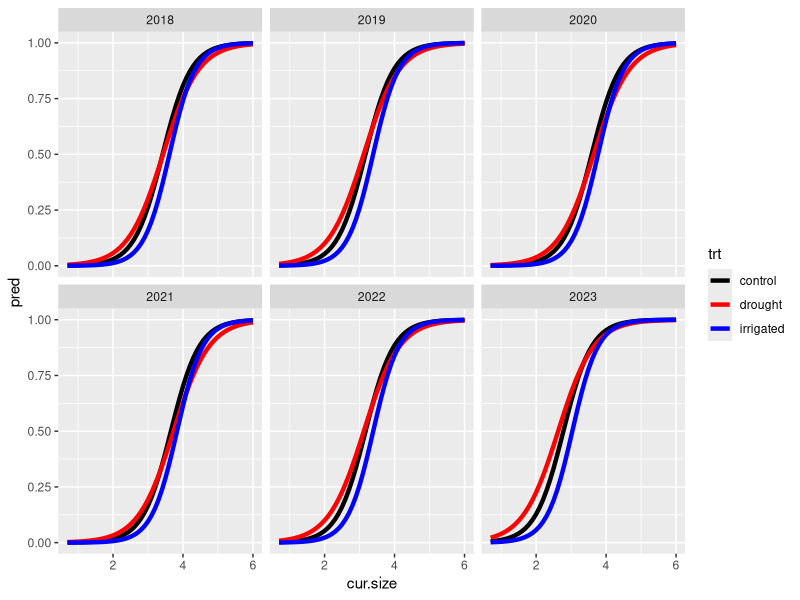
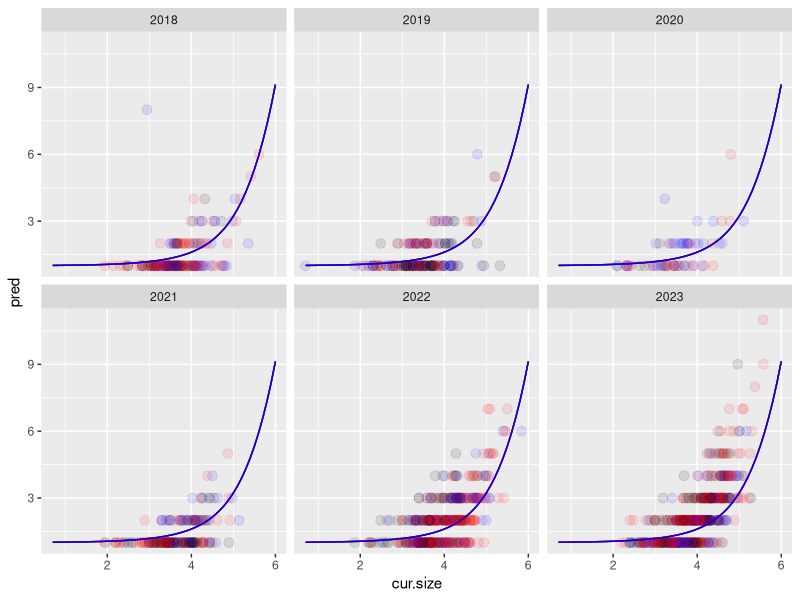

Write the R code that produced these figures, in order. (Note: this script raises an error after producing the figures.)
#-------------------------------------------------------------------
# Script for fitting reproductive/fecundity kernel
# Involves multiple steps:
# - Probability of flowering
# - Number of umbels produced
# - Probability of umbels surviving
# - Seeds per umbel
# - Size distribution of new recruits
# Current plan is to use these to back-estimate seedling recruitment.
# Using rule: fixed effects for models with only three years of data, random
# effects if we have ~6-7 years of data
# (because of this, not testing for year-treatment interactions)
# - SN init 5 Mar 2024
#-------------------------------------------------------------------


#-------------------------------------------------------------------
# Setup

##### Load packages

library(glmmTMB)
library(ggplot2)
library(lme4)
library(dplyr)
library(tidyr)
library(cowplot)

##### Clear namespace
rm(list = ls())

##### Load in and process data

### Flowering probability data (from processed demo, all years)
demo = read.csv('01_data_cleaning/out/demo_imputed_survival.csv')

# Demo for flowering dataset
demo.for.flowering = merge(
  x = demo %>%
    # Filter out only surviving plants
    filter(surv) %>%
    # Filter out 2016 plants (size measurements are not reliable)
    filter(Year > 2016) %>%
    # Select columns for year-of data
    select(Year, plantid, Plot, trt, No.umbels, No.leaves, Leaf.length),
  y = demo %>%
    # Filter out only surviving plants
    filter(surv) %>%
    # Filter out 2016 plants (size measurements are not reliable)
    filter(Year > 2016) %>%
    # Add column for year matching
    mutate(Year.match = Year + 1) %>% 
    # Select relevant columns
    select(Year.match, plantid, No.umbels, No.leaves, Leaf.length),
  by.x = c('Year', 'plantid'), by.y = c('Year.match', 'plantid'),
  suffixes = c('', '.prev')
) %>%
  mutate(Year = factor(Year))

# Make a data frame with size - here, subset to include only plants for which we
# have a prior *and* a current size
demo.for.flowering.both.sizes = demo.for.flowering %>%
  # Filter out only plants with a previous measurement
  filter(!is.na(No.leaves.prev) & !is.na(Leaf.length.prev) & No.leaves.prev > 0) %>%
  # Filter out plants with a current demo measurement
  filter(!is.na(No.leaves) & !is.na(Leaf.length) & No.leaves > 0) %>%
  # Add size columns
  mutate(
    prev.size = log(No.leaves.prev * Leaf.length.prev),
    cur.size = log(No.leaves * Leaf.length)
  ) %>%
  select(-c(No.leaves, No.leaves.prev, Leaf.length, Leaf.length.prev)) %>%
  # Replace NAs with zero
  mutate(
    across(contains('umbel'), function(x) ifelse(is.na(x), 0, x)),
    prev.flower = No.umbels.prev > 0,
    flowering = No.umbels > 0
  )

# Here, subset the dataset to include only plants with a current size
demo.for.flowering = demo.for.flowering %>%
  # Filter out plants with a current demo measurement
  filter(!is.na(No.leaves) & !is.na(Leaf.length) & No.leaves > 0) %>%
  # Add size columns
  mutate(cur.size = log(No.leaves * Leaf.length)) %>%
  select(-c(No.leaves, No.leaves.prev, Leaf.length, Leaf.length.prev)) %>%
  # Replace NAs with zero
  mutate(
    across(contains('umbel'), function(x) ifelse(is.na(x), 0, x)),
    prev.flower = No.umbels.prev > 0,
    flowering = No.umbels > 0
  )

### Distribution of umbels per flowering plant

demo.for.umbel.counts = demo.for.flowering %>%
  filter(flowering) %>%
  select(-flowering)

### Probability of umbel surviving

# Load in phen-demo dataset (for plants matched in both phenology and demography
# data, 2021-2023 so far)
phen.demo = read.csv('01_data_cleaning/out/phen_demo_for_umbel_survival.csv') %>%
  # Change missing umbel counts to zero
  mutate(n.demo.umbels = ifelse(is.na(n.demo.umbels), 0, n.demo.umbels)) %>%
  # Center phenology
  mutate(centered.phen = init.doy - round(mean(init.doy))) %>%
  mutate(Year = factor(Year))

# Get a dataset for umbel success, with mean bud date and number of
# living/dead buds per plant
umbel.fate = phen.demo %>%
  # Get mean budding date for each plant
  group_by(Year, tagplot) %>%
  mutate(mean.doy = mean(init.doy)) %>%
  ungroup() %>%
  # Distinct here because we need only one row per plant
  distinct(Year, tagplot, .keep_all = TRUE) %>%
  # Center the phenology column to help with model convergence
  mutate(centered.phen = mean.doy - round(mean(mean.doy))) %>%
  # Make successful umbel column
  mutate(n.succ.umbels = n.phen.umbels - n.lost.umbels) %>%
  # Year to factor
  mutate(Year = factor(Year))

### Seed set per umbel

# Need to lead in seed-phen-demo dataset, which includes one row per umbel on
# plants appearing in each of seed, phen, and demo (2021 and later) - although
# I'll filter out plants not matched to all datasets just to be safe
seed.phen.demo = read.csv('01_data_cleaning/out/seed_phen_demo_combined.csv') %>%
  # Remove plants that are missing phen
  filter(!is.na(mean.bud.day)) %>%
  # Remove plants that are missing from seed
  filter(!is.na(no.seeds)) %>%
  # Add centered phen column
  mutate(centered.phen = mean.bud.day - round(mean(mean.bud.day))) %>%
  mutate(Year = factor(Year))

# Removing the lost umbels (accounted for in the umbel fate model)
seed.phen.demo = rbind(
  # All umbels with a non-zero number of seeds...
  seed.phen.demo %>% filter(no.seeds > 0),
  # and all umbels with zero seeds, but removing dead umbels from phen
  seed.phen.demo %>%
    filter(!no.seeds) %>%
    group_by(tagplot, Year) %>%
    filter((1:n()) > n.lost.umbel) %>%
    ungroup()
)

### Umbel phenology dataset

phen = merge(
    x = read.csv('01_data_cleaning/out/phenology_buds_deaths_all.csv'), 
    y = phen.demo %>% distinct(tagplot, plantid.phen),
    by.x = 'plantid', by.y = 'plantid.phen'
  ) %>%
  # Filter out only new umbels (i.e., buds)
  filter(varb %in% 'new') %>%
  select(-varb) %>%
  mutate(Year = factor(year)) %>%
  select(-year)
  
### New recruit size distribution

# Subset the demo dataset to include 
# - plants seen for the first time (post-2017)
# - with one leaf only
# - and not flowering

recruits = demo %>%
  # Get plants seen only for the first time
  filter(!duplicated(plantid)) %>%
  # Remove 2016 and 2017 plants
  filter(Year > 2017) %>%
  # Get plants with only one leaf
  filter(No.leaves < 2, !is.na(No.leaves)) %>%
  # Get plants that are not flowering
  filter(!No.umbels | is.na(No.umbels)) %>%
  mutate(Year = factor(Year))


#-------------------------------------------------------------------
# Fit models for probability of flowering

# First check: which is better, using current size or prior size as a predictor

s_0 = glmer(
  formula = flowering ~ (1 | Plot / plantid) + (1 | Year),
  family = 'binomial',
  data = demo.for.flowering.both.sizes
)

s_cur = glmer(
  formula = flowering ~ cur.size + (1 | Plot / plantid) + (1 | Year),
  family = 'binomial',
  data = demo.for.flowering.both.sizes
)

s_pre = glmer(
  formula = flowering ~ prev.size + (1 | Plot / plantid) + (1 | Year),
  family = 'binomial',
  data = demo.for.flowering.both.sizes
)

AIC(s_0, s_cur, s_pre) %>% mutate(daic = round(AIC - min(AIC), 2))
# Use current size

# Formulae to test
flow.mod.forms = c(
  'flowering ~ cur.size + (1 | Year)',
  'flowering ~ (cur.size | Year)',
  'flowering ~ cur.size + trt +  (1 | Year)',
  'flowering ~ cur.size * trt +  (1 | Year)',
  'flowering ~ trt +  (cur.size | Year)'
) %>%
  paste('+ (1 | Plot / plantid)')

flow.mod.list = vector('list', length = length(flow.mod.forms))

for (j in 1:length(flow.mod.forms)) {
  print(j)
  flow.mod.list[[j]] = glmer(
    formula = flow.mod.forms[j],
    family = 'binomial',
    data = demo.for.flowering,
    control = glmerControl(optimizer = 'bobyqa', optCtrl = list(maxfun = 1e6)) 
  )
}
# No warnings. Very cool.

data.frame(
  AIC = sapply(flow.mod.list, AIC) %>% unlist(),
  form = flow.mod.forms
) %>%
  mutate(daic = round(AIC - min(AIC), 2))
# Of these models, best has size-treatment interaction

# Best fixed effects model:
# f_sy_ty_st = glmer(
#   formula = 'flowering ~ cur.size * trt + trt * Year + cur.size * Year + (1 | Plot / plantid)',
#   family = 'binomial',
#   data = demo.for.flowering,
#   control = glmerControl(optimizer = 'bobyqa', optCtrl = list(maxfun = 1e6)) 
# )

f_st_y = glmer(
  formula = flowering ~ cur.size * trt +  (1 | Year) + (1 | Plot / plantid),
  family = 'binomial',
  data = demo.for.flowering,
  control = glmerControl(optimizer = 'bobyqa', optCtrl = list(maxfun = 1e6)) 
)

summary(f_st_y)

# Try to plot results... this will be very funny.

range(demo.for.flowering$cur.size)

expand.grid(
  Year = factor(2018:2023),
  trt = c('control', 'drought', 'irrigated'),
  cur.size = (7:60)/10
) %>%
  mutate(
    pred = predict(
      f_st_y,
      newdata = ., type = 'response', 
      re.form = ~ (1 | Year), allow.new.levels = TRUE
    )
  ) %>%
  ggplot(aes(x = cur.size, y = pred, colour = trt)) +
  geom_line(linewidth = 1.5) +
  scale_colour_manual(values = c('black', 'red', 'blue')) +
  facet_wrap(~ Year)

# Jeez. That's not pretty.
# Seems like in most (but not all) years drought plants are less likely to flower.

# Will take some thought to think about how to get annual variation...

#-------------------------------------------------------------------
# Fit models for number of umbels per plant

# Here: need glmmTMB for zero-truncated model

# Test for effect of size

n_0 = glmmTMB(
  formula = No.umbels ~ (1 | Plot / plantid) + (1 | Year),
  family = 'truncated_poisson',
  data = demo.for.umbel.counts
)

n_s = glmmTMB(
  formula = No.umbels ~ cur.size +  (1 | Plot / plantid) + (1 | Year),
  family = 'truncated_poisson',
  data = demo.for.umbel.counts
)

AIC(n_s, n_0)
# Huge effect of size, unsurprisingly

# Compare fixed and random effects models

# n_fix = glmmTMB(
#   formula = No.umbels ~ cur.size + Year + (1 | Plot / plantid),
#   family = 'truncated_poisson',
#   data = demo.for.umbel.counts
# )

# AIC(n_fix, n_s)
# Fixed effects it is.

# Using a for loop won't work here... need to fit models separately.

# Treatment effect

n_s_y = glmmTMB(
  formula = No.umbels ~ cur.size + (1 | Year) + (1 | Plot / plantid),
  family = 'truncated_poisson',
  data = demo.for.umbel.counts
) 

n_sy = glmmTMB(
  formula = No.umbels ~  (cur.size | Year) + (1 | Plot / plantid),
  family = 'truncated_poisson',
  data = demo.for.umbel.counts
)

AIC(n_sy, n_s_y)
# No size-year interaction (thus far)

n_s_t_y = glmmTMB(
  formula = No.umbels ~ cur.size + trt +  (1 | Year) + (1 | Plot / plantid),
  family = 'truncated_poisson',
  data = demo.for.umbel.counts
)

n_st_y = glmmTMB(
  formula = No.umbels ~ cur.size * trt +  (1 | Year) + (1 | Plot / plantid),
  family = 'truncated_poisson',
  data = demo.for.umbel.counts
)

AIC(n_s_y, n_s_t_y, n_st_y) %>% mutate(daic = round(AIC - min(AIC), 2))
# Looks like a treatment-year effect

# Final model includes: size and treatment-year effects.
summary(n_s_y)
# lmao only one of the year-treatment terms is significant and it's only
# marginal...

expand.grid(
  Year = factor(2018:2023),
  trt = c('control', 'drought', 'irrigated'),
  cur.size = (7:60)/10
) %>%
  mutate(
    pred = predict(
      n_s_y,
      newdata = ., type = 'response', 
      re.form = ~ 0, allow.new.levels = TRUE
    )
  ) %>%
  ggplot(aes(x = cur.size, y = pred)) +
  geom_point(
    data = demo.for.umbel.counts,
    aes(x = cur.size, y = No.umbels, colour = trt),
    alpha = 0.1, size = 3
  ) +
  geom_line(aes(colour = trt)) +
  scale_colour_manual(values = c('black', 'red', 'blue')) +
  facet_wrap(~ Year) +
  theme(legend.position = 'none')

# Lmao no consistency in the rank ordering.
# Come on man.
# And 12 umbels? Come on man.
# Eight umbels for that one plant in 2018... what the heck man.


#-------------------------------------------------------------------
# Fit models for phen + umbel fate

# NOTE: I got a singularity warning when trying to include a random effect of
# tagplot
# Also: using fixed year effects due to low replication

# First, look for size effect

u_0 = glmer(
  formula = cbind(n.succ.umbels, n.lost.umbels) ~ 
    (1 | Plot) + Year,
  family = 'binomial',
  data = umbel.fate
)

u_s = glmer(
  formula = cbind(n.succ.umbels, n.lost.umbels) ~ 
    cur.size + (1 | Plot) + Year,
  family = 'binomial',
  data = umbel.fate
)

AIC(u_s, u_0)
# Yes. There is a size effect. (Bleh)

AIC(u_fix, u_ran)
# Slight (smaller than expected, ~ 5) advantage to fixed effects model

# Models to test:
# - size*year
# - treatment
# - size*treatment
# - year*treatment
# - phen

fate.mod.forms = c(
  'cbind(n.succ.umbels, n.lost.umbels) ~ cur.size + Year',
  'cbind(n.succ.umbels, n.lost.umbels) ~ cur.size * Year',
  'cbind(n.succ.umbels, n.lost.umbels) ~ cur.size + Year + trt',
  'cbind(n.succ.umbels, n.lost.umbels) ~ cur.size * Year + trt',
  'cbind(n.succ.umbels, n.lost.umbels) ~ cur.size * trt + Year',
  'cbind(n.succ.umbels, n.lost.umbels) ~ cur.size * trt + cur.size * Year'
) %>%
  paste('+ (1 | Plot)')

fate.mod.list = vector('list', length = length(fate.mod.forms))

for (j in 1:length(fate.mod.forms)) {
  print(j)
  fate.mod.list[[j]] = glmer(
    formula = fate.mod.forms[j],
    family = 'binomial',
    data = umbel.fate,
    control = glmerControl(optimizer = 'bobyqa', optCtrl = list(maxfun = 1e6))
  )
}

data.frame(
  aic = sapply(fate.mod.list, AIC) %>% unlist(),
  form = fate.mod.forms,
  i = 1:length(fate.mod.forms)
) %>%
  mutate(daic = round(aic - min(aic), 2)) %>%
  arrange(daic)

# Phew! Nice simple model.

# Now test for phen effects.

fate.phen.mod.forms = c(
  'cbind(n.succ.umbels, n.lost.umbels) ~ cur.size + Year',
  'cbind(n.succ.umbels, n.lost.umbels) ~ cur.size + Year + centered.phen',
  'cbind(n.succ.umbels, n.lost.umbels) ~ cur.size + Year + centered.phen * trt',
  'cbind(n.succ.umbels, n.lost.umbels) ~ cur.size + Year + centered.phen * Year',
  'cbind(n.succ.umbels, n.lost.umbels) ~ cur.size + Year + centered.phen * Year + trt * centered.phen'
) %>%
  paste('+ (1 | Plot)')

fate.phen.mod.list = vector('list', length = length(fate.phen.mod.forms))

for (j in 1:length(fate.phen.mod.forms)) {
  print(j)
  fate.phen.mod.list[[j]] = glmer(
    formula = fate.phen.mod.forms[j],
    family = 'binomial',
    data = umbel.fate,
    control = glmerControl(optimizer = 'bobyqa', optCtrl = list(maxfun = 1e6))
  )
}

data.frame(
  aic = sapply(fate.phen.mod.list, AIC) %>% unlist(),
  form = fate.phen.mod.forms,
  i = 1:length(fate.phen.mod.forms)
) %>%
  mutate(daic = round(aic - min(aic), 2)) %>%
  arrange(daic)
# No strong evidence of a treatment effect here either
# But there is a year-varying effect of phenology

u_s_y_py = glmer(
  formula = cbind(n.succ.umbels, n.lost.umbels) ~ (1 | Plot) +
    cur.size + Year + Year * centered.phen,
  family = 'binomial',
  data = umbel.fate,
  control = glmerControl(optimizer = 'bobyqa', optCtrl = list(maxfun = 1e6))
)

summary(u_s_y_py)
# okay, definitely some year-treatment effects here

expand.grid(
  cur.size = 3.7,
  Year = factor(2021:2023),
  centered.phen = -30:30
) %>%
  mutate(
    pred = predict(
      u_s_y_py,
      newdata = ., type = 'response',
      re.form = ~ 0, allow.new.levels = TRUE
    )
  ) %>%
  ggplot(aes(x = centered.phen, y = pred)) +
  geom_line() +
  scale_colour_manual(values = c('black', 'red', 'blue')) +
  facet_wrap(~ Year)

# Similar to prior model result (with year-varying slope)

# What about the effect of size?
expand.grid(
  cur.size = (18:56)/10,
  Year = factor(2021:2023),
  centered.phen = 0
) %>%
  mutate(
    pred = predict(
      u_s_y_py,
      newdata = ., type = 'response',
      re.form = ~ 0, allow.new.levels = TRUE
    )
  ) %>%
  ggplot(aes(x = cur.size, y = pred)) +
  geom_line() +
  scale_colour_manual(values = c('black', 'red', 'blue')) +
  facet_wrap(~ Year)
# Considerable effect of size here!
# Smaller plants much more likely to have umbel death.

# (Note: did not test for phen-size interaction)
# (That's too much stuff!)


#-------------------------------------------------------------------
# Fit models for seeds per umbel

# Singularity issue when trying random effect for plant within plot
# Also doing only fixed effects models here (too few years)

# Test fir effect if size
s_0 = glmer.nb(
  formula = no.seeds ~ (1 | Plot) + Year,
  data = seed.phen.demo
)

s_s = glmer.nb(
  formula = no.seeds ~ cur.size + (1 | Plot) + Year,
  data = seed.phen.demo
)

AIC(s_0, s_s)
# Yep - sizeable effect of size

# Models to test:
seed.mod.forms = c(
  'no.seeds ~ cur.size + Year',
  'no.seeds ~ cur.size * Year',
  'no.seeds ~ cur.size + Year + trt',
  'no.seeds ~ cur.size * Year + trt',
  'no.seeds ~ cur.size * trt + Year',
  'no.seeds ~ cur.size * trt + cur.size * Year'
) %>%
  paste('+ (1 | Plot)')

seed.mod.list = vector('list', length = length(seed.mod.forms))

for (j in 1:length(seed.mod.list)) {
  print(j)
  seed.mod.list[[j]] = glmer.nb(
    formula = seed.mod.forms[j],
    data = seed.phen.demo %>% mutate(cur.size = cur.size - mean(cur.size)),
    control = glmerControl(optimizer = 'bobyqa', optCtrl = list(maxfun = 1e6))
  )
}
# Note: want to include centering in here or else these are slow and don't converge

data.frame(
  aic = sapply(seed.mod.list, AIC) %>% unlist(),
  form = seed.mod.forms,
  i = 1:length(seed.mod.forms)
) %>%
  mutate(daic = round(aic - min(aic), 2)) %>%
  arrange(daic)

# Of course, the complicated model is the best-supported one

s_st_sy = glmer.nb(
  no.seeds ~ cur.size * trt + cur.size * Year + (1 | Plot),
  data = seed.phen.demo %>% mutate(cur.size = cur.size - mean(cur.size)),
  control = glmerControl(optimizer = 'bobyqa', optCtrl = list(maxfun = 1e6))
)

s_st_y = glmer.nb(
  no.seeds ~ cur.size * trt + Year + (1 | Plot),
  data = seed.phen.demo %>% mutate(cur.size = cur.size - mean(cur.size)),
  control = glmerControl(optimizer = 'bobyqa', optCtrl = list(maxfun = 1e6))
)

# Cool...
expand.grid(
  Year = factor(2021:2023),
  cur.size = (-15:15)/10,
  trt = c('control', 'drought', 'irrigated')
) %>%
  # mutate(
  #   seed = predict(
  #     object = s_st_sy, newdata = ., type = 'response',
  #     re.form = ~ 0, allow.new.levels = TRUE
  #   )
  # ) %>%
  mutate(
    seed3 = predict(
      object = s_st_sy, newdata = ., type = 'response',
      re.form = ~ 0, allow.new.levels = TRUE,
    ),
    seed2 = predict(
      object = s_st_y, newdata = ., type = 'response',
      re.form = ~ 0, allow.new.levels = TRUE,
    )
  ) %>%
  pivot_longer(c(seed2, seed3), names_to = 'model', values_to = 'seed') %>%
  mutate(cur.size = cur.size + mean(seed.phen.demo$cur.size)) %>%
  ggplot(aes(x = cur.size, y = seed, colour = trt)) +
  geom_point(
    data = seed.phen.demo,
    aes(x = cur.size, y = no.seeds, colour = trt),
    inherit.aes = FALSE,
    alpha = 0.1, size = 3
  ) +
  geom_line(aes(linetype = model)) +
  scale_colour_manual(values = c('black', 'red', 'blue')) +
  facet_wrap(trt ~ Year) +
  theme(legend.position = 'bottom')
# That 2021-control curve is a lot of extrapolation...
# I default to the model without year-varying size effects

seed.phen.mod.forms = c(
  'no.seeds ~ cur.size * trt + Year + (1 | Plot)',
  'no.seeds ~ cur.size * trt + Year + centered.phen + (1 | Plot)',
  'no.seeds ~ cur.size * trt + Year + centered.phen * trt + (1 | Plot)',
  'no.seeds ~ cur.size * trt + centered.phen * Year + (1 | Plot)',
  'no.seeds ~ cur.size * trt + centered.phen * trt + centered.phen * Year + (1 | Plot)',
  'no.seeds ~ cur.size * trt + Year + poly(centered.phen, 2) + (1 | Plot)',
  'no.seeds ~ cur.size * trt + Year + poly(centered.phen, 2) * trt + (1 | Plot)'# ,
  # 'no.seeds ~ cur.size * trt + poly(centered.phen, 2) * Year + (1 | Plot)' # does not converge
)

seed.phen.mod.list = vector('list', length = length(seed.phen.mod.forms))

for (j in 1:length(seed.phen.mod.list)) {
  print(j)
  seed.phen.mod.list[[j]] = glmer.nb(
    formula = seed.phen.mod.forms[j],
    data = seed.phen.demo %>% 
      mutate(
        cur.size = cur.size - mean(cur.size),
        centered.phen = centered.phen / 7
      ),
    control = glmerControl(optimizer = 'bobyqa', optCtrl = list(maxfun = 1e6))
  )
}

data.frame(
  aic = sapply(seed.phen.mod.list, AIC) %>% unlist(),
  form = seed.phen.mod.forms,
  i = 1:length(seed.phen.mod.forms)
) %>%
  mutate(daic = round(aic - min(aic), 2)) %>%
  arrange(daic)
# best model here has a linear effect of phen (nice)

s_st_y_p = glmer.nb(
  no.seeds ~ cur.size * trt + Year + centered.phen + (1 | Plot),
  data = seed.phen.demo %>% 
    mutate(
      cur.size = cur.size - mean(cur.size),
      centered.phen = centered.phen / 7
    ),
  control = glmerControl(optimizer = 'bobyqa', optCtrl = list(maxfun = 1e7))
)

expand.grid(
  Year = factor(2021:2023),
  cur.size = c(-1.5, 0, 1.5),
  trt = c('control', 'drought', 'irrigated'),
  centered.phen = (-25:25)/10
) %>%
  mutate(
    seed = predict(
      object = s_st_y_p, newdata = ., type = 'response',
      re.form = ~ 0, allow.new.levels = TRUE, 
    )
  ) %>%
  mutate(cur.size = factor(cur.size)) %>%
  ggplot(aes(x = centered.phen, y = seed, colour = trt)) +
  geom_point(
    data = seed.phen.demo %>% mutate(centered.phen = centered.phen/7),
    aes(x = centered.phen, y = no.seeds, colour = trt),
    inherit.aes = FALSE,
    alpha = 0.1, size = 3
  ) +
  geom_line(aes(linetype = cur.size)) +
  scale_colour_manual(values = c('black', 'red', 'blue')) +
  scale_linetype_manual(values = c(2, 1, 2)) +
  facet_wrap(trt ~ Year)


#-------------------------------------------------------------------
# Model for distribution of seedling sizes

r_0 = lmer(
  log(Leaf.length) ~ (1 | Plot),
  data = recruits
)

r_fixed = lmer(
  log(Leaf.length) ~ Year + (1 | Plot),
  data = recruits
)

r_ranef = lmer(
  log(Leaf.length) ~ (1 | Year) + (1 | Plot),
  data = recruits
)

AIC(r_0, r_fixed, r_ranef)

# Random effects model is best

r_t_y = lmer(
  log(Leaf.length) ~ trt + (1 | Year) + (1 | Plot),
  data = recruits
)

AIC(r_t_y, r_ranef)
# No treatment effect.

summary(r_ranef)
hist(residuals(r_ranef))
# one extreme negartive outlier, otherwise could be worse
qqnorm(residuals(r_ranef))
qqline(residuals(r_ranef))

summary(r_ranef)$sigma

#-------------------------------------------------------------------
# Construct a reproductive kernel
# Start with size only (no phen effects yet)

# First, get year-coefficient effects for appropriate models

# For umbel fate
umbel.fate.year.terms = with(
  data = data.frame(t(fixef(u_s_y_py))),
  data.frame(
    intercept = c(0, Year2022, Year2023),
    slope = c(0, Year2022.centered.phen, Year2023.centered.phen)
  )
)

# For seed set
seed.set.year.terms = with(
  data = data.frame(t(fixef(s_st_y_p))),
  data.frame(intercept = c(0, Year2022, Year2023))
)

# Next, get residual mean and s.d. in size of new recruits
recruit.mu = fixef(r_ranef)[[1]]
recruit.sigma = summary(r_ranef)$sigma

reprod.kernel = expand.grid(
  trt = c('control', 'drought', 'irrigated'),
  cur.size = (5:60)/10,
  nex.size = (5:60)/10
) %>%
  # Other covariates needed
  mutate(
    centered.phen = 0,
    Year = factor(2021)
  ) %>%
  # Model predictions
  mutate(
    # Probability of flowering
    p.flower = predict(
      f_st_y,
      newdata = ., type = 'response',
      re.form = ~ 0, allow.new.levels = TRUE
    ),
    # Number of umbels
    n.umbel = predict(
      n_s_y,
      newdata = ., type = 'response',
      re.form = ~ 0, allow.new.levels = TRUE
    ),
    # Proportion of umbels surviving
    p.survive = predict(
      u_s_y_py,
      newdata = ., type = 'link',
      re.form = ~ 0, allow.new.levels = TRUE
    ),
    p.survive = p.survive + mean(umbel.fate.year.terms$intercept) +
      mean(umbel.fate.year.terms$slope) * cur.size,
    p.survive = 1 / (1 + exp(-p.survive))
  ) %>%
  # Number of seeds per umbel
  # first need to convert size
  mutate(cur.size = cur.size - mean(seed.phen.demo$cur.size)) %>%
  mutate(
    n.seeds = predict(
      s_st_y_p,
      newdata = ., type = 'link',
      re.form = ~ 0, allow.new.levels = TRUE
    ),
    n.seeds = n.seeds + mean(seed.set.year.terms$intercept),
    n.seeds = exp(n.seeds),
    # fix size
    cur.size = cur.size + mean(seed.phen.demo$cur.size),
  )

head(reprod.kernel)

reprod.kernel = reprod.kernel %>%
  mutate(
    cumulative.seed.est = p.flower * n.umbel * p.survive * n.seeds
  )

reprod.kernel %>%
  pivot_longer(
    cols = c(p.flower, n.umbel, p.survive, n.seeds, cumulative.seed.est),
    names_to = 'estim.type',
    values_to = 'estimate'
  ) %>%
  ggplot(aes(x = cur.size, y = estimate)) +
  geom_line(aes(colour = trt)) +
  scale_colour_manual(values = c('black', 'red', 'blue')) +
  # scale_y_log10() +
  facet_wrap(~ estim.type, scale = 'free_y')
# Cool

reprod.kernel = reprod.kernel %>%
  # IMPORTANT: need that window size here (0.1 in this case) to get probabilities from pdf
  mutate(p.nex.size = 0.1 * dnorm(x = nex.size, mean = recruit.mu, sd = recruit.sigma)) %>%
  mutate(
    # Assume germination probability is 1
    p.germ = 1,
    mean.next.size = cumulative.seed.est * p.germ * p.nex.size
    )
# p.nex.size shouldn't be greater than 1...

reprod.kernel %>%
  ggplot(aes(x = cur.size, y = nex.size)) +
  geom_tile(aes(fill = mean.next.size)) +
  scale_y_reverse() +
  facet_wrap(~ trt)

# cool
